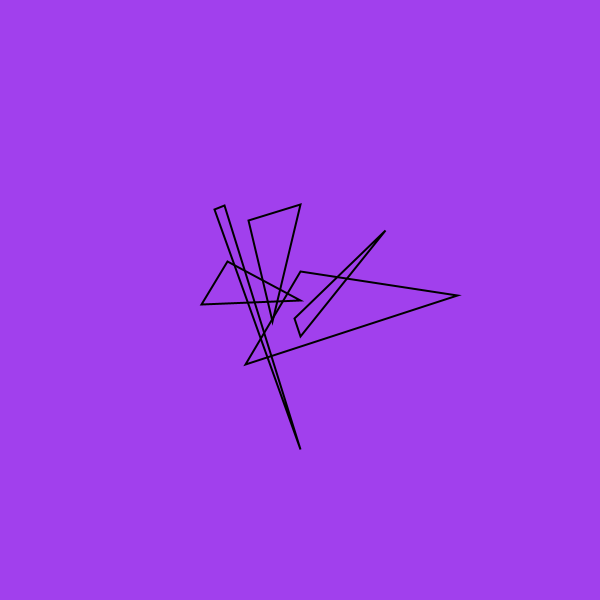
Frame 1 (no input)
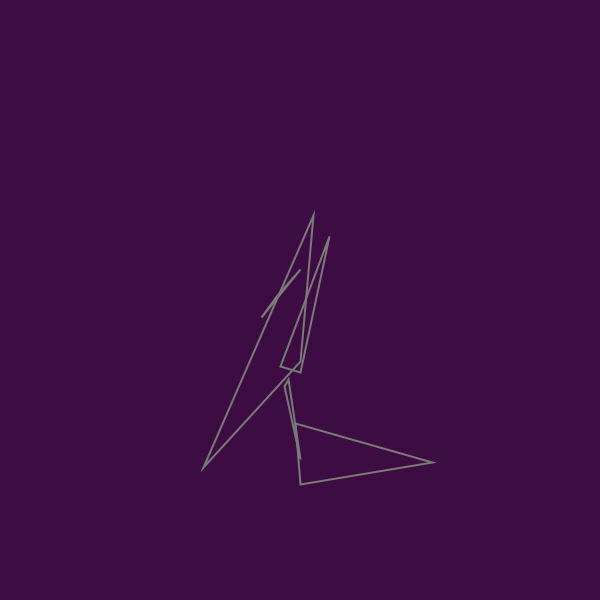
Frame 60 (the mouse pressed at the canvas centre just before this capture)
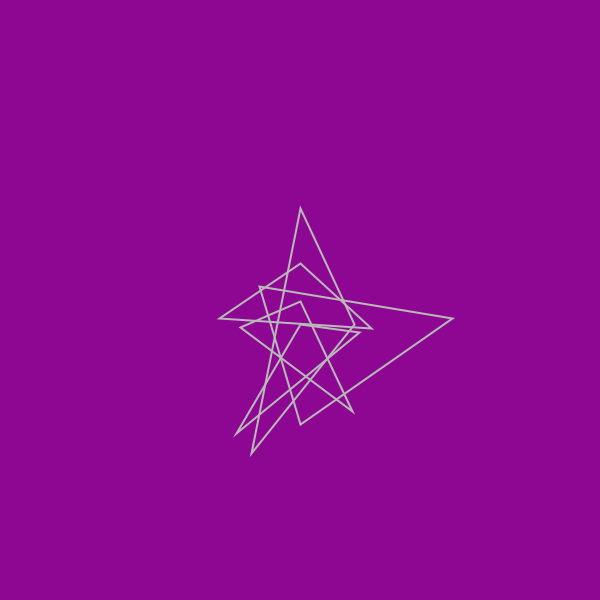
Frame 120 (the mouse held since frame 60 and released just before this capture)

The Processing sketch that drew these frames (run headless with seeded random() and noise(); from frame 60 on, the mouse is pressed at the canvas centre):

// Processing sketch: processing_84197
// ── processing_84197.pde

void setup (){
  size(600,600);
  smooth();
}



void draw ()
{
background(random(0,250),random(0,250),random(0,250));
noFill();
strokeWeight(2);
triangle(random(300,300),random(200,500),random(200,500),random(200,500),random(200,300),random(200,500));
triangle(random(300,300),random(200,500),random(200,500),random(200,500),random(200,300),random(200,500));
triangle(random(300,300),random(200,500),random(200,500),random(200,500),random(200,300),random(200,500));
triangle(random(300,300),random(200,500),random(200,500),random(200,500),random(200,300),random(200,500));
triangle(random(300,300),random(200,500),random(200,500),random(200,500),random(200,300),random(200,500));

stroke(random(0,250));

}
